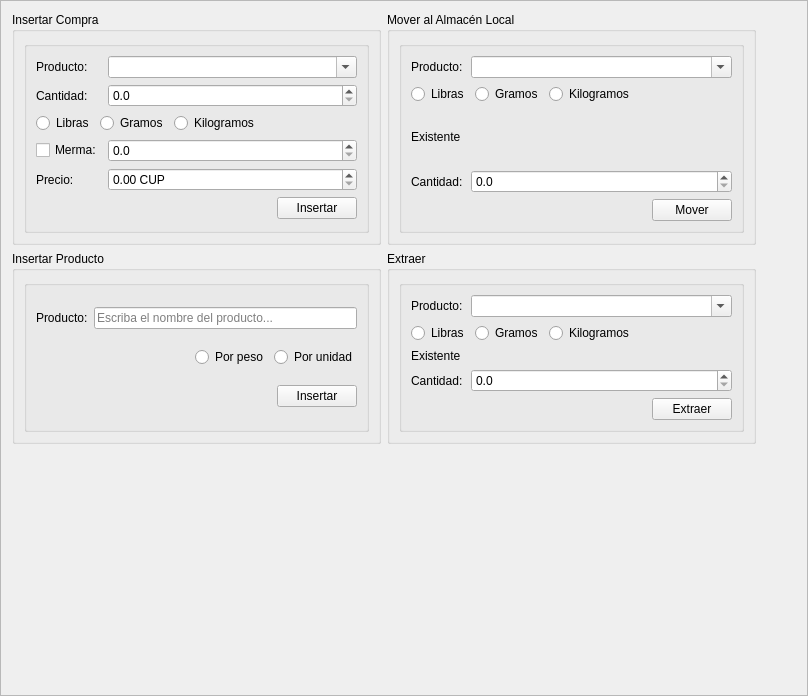
            <widget class="QFrame" name="frame_4">
             <property name="frameShape">
              <enum>QFrame::StyledPanel</enum>
             </property>
             <property name="frameShadow">
              <enum>QFrame::Raised</enum>
             </property>
             <layout class="QGridLayout" name="gridLayout_13">
              <item row="0" column="2">
               <spacer name="horizontalSpacer_2">
                <property name="orientation">
                 <enum>Qt::Horizontal</enum>
                </property>
                <property name="sizeHint" stdset="0">
                 <size>
                  <width>40</width>
                  <height>20</height>
                 </size>
                </property>
               </spacer>
              </item>
              <item row="8" column="0">
               <spacer name="verticalSpacer_2">
                <property name="orientation">
                 <enum>Qt::Vertical</enum>
                </property>
                <property name="sizeHint" stdset="0">
                 <size>
                  <width>20</width>
                  <height>40</height>
                 </size>
                </property>
               </spacer>
              </item>
              <item row="3" column="2">
               <spacer name="verticalSpacer_4">
                <property name="orientation">
                 <enum>Qt::Vertical</enum>
                </property>
                <property name="sizeHint" stdset="0">
                 <size>
                  <width>20</width>
                  <height>40</height>
                 </size>
                </property>
               </spacer>
              </item>
              <item row="4" column="2">
               <spacer name="verticalSpacer_5">
                <property name="orientation">
                 <enum>Qt::Vertical</enum>
                </property>
                <property name="sizeHint" stdset="0">
                 <size>
                  <width>20</width>
                  <height>40</height>
                 </size>
                </property>
               </spacer>
              </item>
              <item row="6" column="2">
               <spacer name="verticalSpacer_7">
                <property name="orientation">
                 <enum>Qt::Vertical</enum>
                </property>
                <property name="sizeHint" stdset="0">
                 <size>
                  <width>20</width>
                  <height>40</height>
                 </size>
                </property>
               </spacer>
              </item>
              <item row="5" column="2">
               <spacer name="verticalSpacer_6">
                <property name="orientation">
                 <enum>Qt::Vertical</enum>
                </property>
                <property name="sizeHint" stdset="0">
                 <size>
                  <width>20</width>
                  <height>40</height>
                 </size>
                </property>
               </spacer>
              </item>
              <item row="1" column="1">
               <widget class="QGroupBox" name="gb_extraer">
                <property name="title">
                 <string>Extraer</string>
                </property>
                <layout class="QGridLayout" name="gridLayout_17">
                 <item row="0" column="0">
                  <widget class="QGroupBox" name="groupBox_3">
                   <property name="title">
                    <string/>
                   </property>
                   <layout class="QGridLayout" name="gridLayout_4">
                    <item row="0" column="0">
                     <widget class="QLabel" name="label_11">
                      <property name="text">
                       <string>Producto:</string>
                      </property>
                     </widget>
                    </item>
                    <item row="0" column="1" colspan="4">
                     <widget class="QComboBox" name="cb_productoExtraer">
                      <property name="editable">
                       <bool>true</bool>
                      </property>
                     </widget>
                    </item>
                    <item row="1" column="0" colspan="5">
                     <layout class="QHBoxLayout" name="horizontalLayout_5">
                      <item>
                       <widget class="QRadioButton" name="rb_librasExtraer">
                        <property name="text">
                         <string>Libras</string>
                        </property>
                       </widget>
                      </item>
                      <item>
                       <widget class="QRadioButton" name="rb_gramosExtraer">
                        <property name="text">
                         <string>Gramos</string>
                        </property>
                       </widget>
                      </item>
                      <item>
                       <widget class="QRadioButton" name="rb_kilogramosExtraer">
                        <property name="text">
                         <string>Kilogramos</string>
                        </property>
                       </widget>
                      </item>
                      <item>
                       <spacer name="horizontalSpacer_18">
                        <property name="orientation">
                         <enum>Qt::Horizontal</enum>
                        </property>
                        <property name="sizeHint" stdset="0">
                         <size>
                          <width>40</width>
                          <height>20</height>
                         </size>
                        </property>
                       </spacer>
                      </item>
                     </layout>
                    </item>
                    <item row="2" column="0" colspan="5">
                     <widget class="QLabel" name="l_existenteExtraer">
                      <property name="text">
                       <string>Existente</string>
                      </property>
                     </widget>
                    </item>
                    <item row="3" column="0">
                     <widget class="QLabel" name="label_12">
                      <property name="text">
                       <string>Cantidad:</string>
                      </property>
                     </widget>
                    </item>
                    <item row="3" column="1" colspan="4">
                     <widget class="QDoubleSpinBox" name="sb_cantidadExtraer">
                      <property name="decimals">
                       <number>1</number>
                      </property>
                      <property name="maximum">
                       <double>1000000001.000000000000000</double>
                      </property>
                     </widget>
                    </item>
                    <item row="4" column="0">
                     <spacer name="horizontalSpacer_19">
                      <property name="orientation">
                       <enum>Qt::Horizontal</enum>
                      </property>
                      <property name="sizeHint" stdset="0">
                       <size>
                        <width>47</width>
                        <height>20</height>
                       </size>
                      </property>
                     </spacer>
                    </item>
                    <item row="4" column="1">
                     <spacer name="horizontalSpacer_20">
                      <property name="orientation">
                       <enum>Qt::Horizontal</enum>
                      </property>
                      <property name="sizeHint" stdset="0">
                       <size>
                        <width>47</width>
                        <height>20</height>
                       </size>
                      </property>
                     </spacer>
                    </item>
                    <item row="4" column="2">
                     <spacer name="horizontalSpacer_21">
                      <property name="orientation">
                       <enum>Qt::Horizontal</enum>
                      </property>
                      <property name="sizeHint" stdset="0">
                       <size>
                        <width>47</width>
                        <height>20</height>
                       </size>
                      </property>
                     </spacer>
                    </item>
                    <item row="4" column="3">
                     <spacer name="horizontalSpacer_22">
                      <property name="orientation">
                       <enum>Qt::Horizontal</enum>
                      </property>
                      <property name="sizeHint" stdset="0">
                       <size>
                        <width>47</width>
                        <height>20</height>
                       </size>
                      </property>
                     </spacer>
                    </item>
                    <item row="4" column="4">
                     <widget class="QPushButton" name="pb_aceptarExtraer">
                      <property name="text">
                       <string>Extraer</string>
                      </property>
                      <property name="icon">
                       <iconset resource="recursos.qrc">
                        <normaloff>:/images/Images/iconos_colores/clear_shopping_cart_96px.png</normaloff>:/images/Images/iconos_colores/clear_shopping_cart_96px.png</iconset>
                      </property>
                     </widget>
                    </item>
                   </layout>
                  </widget>
                 </item>
                </layout>
               </widget>
              </item>
              <item row="0" column="1">
               <widget class="QGroupBox" name="groupBox_5">
                <property name="minimumSize">
                 <size>
                  <width>369</width>
                  <height>233</height>
                 </size>
                </property>
                <property name="title">
                 <string>Mover al Almacén Local</string>
                </property>
                <layout class="QGridLayout" name="gridLayout_3">
                 <item row="0" column="0">
                  <widget class="QGroupBox" name="groupBox_4">
                   <property name="title">
                    <string/>
                   </property>
                   <layout class="QGridLayout" name="gridLayout_6">
                    <item row="4" column="4">
                     <widget class="QPushButton" name="pb_MoverAlLocal">
                      <property name="text">
                       <string>Mover</string>
                      </property>
                      <property name="icon">
                       <iconset resource="recursos.qrc">
                        <normaloff>:/images/Images/iconos_colores/checkout_96px.png</normaloff>:/images/Images/iconos_colores/checkout_96px.png</iconset>
                      </property>
                     </widget>
                    </item>
                    <item row="3" column="0">
                     <widget class="QLabel" name="label_10">
                      <property name="maximumSize">
                       <size>
                        <width>63</width>
                        <height>16777215</height>
                       </size>
                      </property>
                      <property name="text">
                       <string>Cantidad:</string>
                      </property>
                     </widget>
                    </item>
                    <item row="0" column="0">
                     <widget class="QLabel" name="label_9">
                      <property name="maximumSize">
                       <size>
                        <width>63</width>
                        <height>16777215</height>
                       </size>
                      </property>
                      <property name="text">
                       <string>Producto:</string>
                      </property>
                     </widget>
                    </item>
                    <item row="4" column="2">
                     <spacer name="horizontalSpacer_6">
                      <property name="orientation">
                       <enum>Qt::Horizontal</enum>
                      </property>
                      <property name="sizeHint" stdset="0">
                       <size>
                        <width>40</width>
                        <height>20</height>
                       </size>
                      </property>
                     </spacer>
                    </item>
                    <item row="4" column="3">
                     <spacer name="horizontalSpacer_5">
                      <property name="orientation">
                       <enum>Qt::Horizontal</enum>
                      </property>
                      <property name="sizeHint" stdset="0">
                       <size>
                        <width>40</width>
                        <height>20</height>
                       </size>
                      </property>
                     </spacer>
                    </item>
                    <item row="4" column="1">
                     <spacer name="horizontalSpacer_7">
                      <property name="orientation">
                       <enum>Qt::Horizontal</enum>
                      </property>
                      <property name="sizeHint" stdset="0">
                       <size>
                        <width>40</width>
                        <height>20</height>
                       </size>
                      </property>
                     </spacer>
                    </item>
                    <item row="2" column="0" colspan="5">
                     <widget class="QLabel" name="l_existenteMoverAlLocal">
                      <property name="text">
                       <string>Existente</string>
                      </property>
                     </widget>
                    </item>
                    <item row="1" column="0" colspan="5">
                     <layout class="QHBoxLayout" name="horizontalLayout">
                      <item>
                       <widget class="QRadioButton" name="rb_librasMoverAlLocal">
                        <property name="text">
                         <string>Libras</string>
                        </property>
                       </widget>
                      </item>
                      <item>
                       <widget class="QRadioButton" name="rb_gramosMoverAlLocal">
                        <property name="text">
                         <string>Gramos</string>
                        </property>
                       </widget>
                      </item>
                      <item>
                       <widget class="QRadioButton" name="rb_kilogramosMoverAlLocal">
                        <property name="text">
                         <string>Kilogramos</string>
                        </property>
                       </widget>
                      </item>
                      <item>
                       <spacer name="horizontalSpacer_3">
                        <property name="orientation">
                         <enum>Qt::Horizontal</enum>
                        </property>
                        <property name="sizeHint" stdset="0">
                         <size>
                          <width>40</width>
                          <height>20</height>
                         </size>
                        </property>
                       </spacer>
                      </item>
                     </layout>
                    </item>
                    <item row="4" column="0">
                     <spacer name="horizontalSpacer_4">
                      <property name="orientation">
                       <enum>Qt::Horizontal</enum>
                      </property>
                      <property name="sizeHint" stdset="0">
                       <size>
                        <width>40</width>
                        <height>20</height>
                       </size>
                      </property>
                     </spacer>
                    </item>
                    <item row="3" column="1" colspan="4">
                     <widget class="QDoubleSpinBox" name="sb_cantidadMoverAlLocal">
                      <property name="decimals">
                       <number>1</number>
                      </property>
                      <property name="maximum">
                       <double>1000000001.000000000000000</double>
                      </property>
                     </widget>
                    </item>
                    <item row="0" column="1" colspan="4">
                     <widget class="QComboBox" name="cb_productMoverAlLocal">
                      <property name="editable">
                       <bool>true</bool>
                      </property>
                     </widget>
                    </item>
                   </layout>
                  </widget>
                 </item>
                </layout>
               </widget>
              </item>
              <item row="1" column="0">
               <widget class="QGroupBox" name="gb_insertarProducto">
                <property name="title">
                 <string>Insertar Producto</string>
                </property>
                <layout class="QGridLayout" name="gridLayout_16">
                 <item row="0" column="0">
                  <widget class="QGroupBox" name="groupBox_2">
                   <property name="title">
                    <string/>
                   </property>
                   <layout class="QGridLayout" name="gridLayout_2">
                    <item row="0" column="0" colspan="5">
                     <layout class="QHBoxLayout" name="horizontalLayout_3">
                      <item>
                       <widget class="QLabel" name="label_8">
                        <property name="text">
                         <string>Producto:</string>
                        </property>
                       </widget>
                      </item>
                      <item>
                       <widget class="QLineEdit" name="le_productInsertar">
                        <property name="placeholderText">
                         <string>Escriba el nombre del producto...</string>
                        </property>
                       </widget>
                      </item>
                     </layout>
                    </item>
                    <item row="1" column="0" colspan="5">
                     <layout class="QHBoxLayout" name="horizontalLayout_4">
                      <item>
                       <spacer name="horizontalSpacer_13">
                        <property name="orientation">
                         <enum>Qt::Horizontal</enum>
                        </property>
                        <property name="sizeHint" stdset="0">
                         <size>
                          <width>40</width>
                          <height>20</height>
                         </size>
                        </property>
                       </spacer>
                      </item>
                      <item>
                       <widget class="QRadioButton" name="rb_solidoInsertar">
                        <property name="text">
                         <string>Por peso</string>
                        </property>
                       </widget>
                      </item>
                      <item>
                       <widget class="QRadioButton" name="rb_unidadInsertar">
                        <property name="text">
                         <string>Por unidad</string>
                        </property>
                       </widget>
                      </item>
                     </layout>
                    </item>
                    <item row="2" column="0">
                     <spacer name="horizontalSpacer_14">
                      <property name="orientation">
                       <enum>Qt::Horizontal</enum>
                      </property>
                      <property name="sizeHint" stdset="0">
                       <size>
                        <width>47</width>
                        <height>20</height>
                       </size>
                      </property>
                     </spacer>
                    </item>
                    <item row="2" column="1">
                     <spacer name="horizontalSpacer_15">
                      <property name="orientation">
                       <enum>Qt::Horizontal</enum>
                      </property>
                      <property name="sizeHint" stdset="0">
                       <size>
                        <width>47</width>
                        <height>20</height>
                       </size>
                      </property>
                     </spacer>
                    </item>
                    <item row="2" column="2">
                     <spacer name="horizontalSpacer_16">
                      <property name="orientation">
                       <enum>Qt::Horizontal</enum>
                      </property>
                      <property name="sizeHint" stdset="0">
                       <size>
                        <width>47</width>
                        <height>20</height>
                       </size>
                      </property>
                     </spacer>
                    </item>
                    <item row="2" column="3">
                     <spacer name="horizontalSpacer_17">
                      <property name="orientation">
                       <enum>Qt::Horizontal</enum>
                      </property>
                      <property name="sizeHint" stdset="0">
                       <size>
                        <width>47</width>
                        <height>20</height>
                       </size>
                      </property>
                     </spacer>
                    </item>
                    <item row="2" column="4">
                     <widget class="QPushButton" name="pb_acceptInsertar">
                      <property name="text">
                       <string>Insertar</string>
                      </property>
                      <property name="icon">
                       <iconset resource="recursos.qrc">
                        <normaloff>:/images/Images/iconos_colores/plus_96px.png</normaloff>:/images/Images/iconos_colores/plus_96px.png</iconset>
                      </property>
                     </widget>
                    </item>
                   </layout>
                  </widget>
                 </item>
                </layout>
               </widget>
              </item>
              <item row="0" column="0">
               <widget class="QGroupBox" name="gb_compra">
                <property name="minimumSize">
                 <size>
                  <width>369</width>
                  <height>233</height>
                 </size>
                </property>
                <property name="title">
                 <string>Insertar Compra</string>
                </property>
                <layout class="QGridLayout" name="gridLayout_5">
                 <item row="0" column="0">
                  <widget class="QGroupBox" name="compra">
                   <layout class="QGridLayout" name="gridLayout">
                    <item row="0" column="0">
                     <widget class="QLabel" name="label_4">
                      <property name="maximumSize">
                       <size>
                        <width>63</width>
                        <height>16777215</height>
                       </size>
                      </property>
                      <property name="text">
                       <string>Producto:</string>
                      </property>
                     </widget>
                    </item>
                    <item row="1" column="0">
                     <widget class="QLabel" name="label_5">
                      <property name="maximumSize">
                       <size>
                        <width>63</width>
                        <height>16777215</height>
                       </size>
                      </property>
                      <property name="text">
                       <string>Cantidad:</string>
                      </property>
                     </widget>
                    </item>
                    <item row="3" column="0">
                     <widget class="QCheckBox" name="cb_mermaCompra">
                      <property name="text">
                       <string>Merma:</string>
                      </property>
                     </widget>
                    </item>
                    <item row="4" column="0">
                     <widget class="QLabel" name="label_6">
                      <property name="minimumSize">
                       <size>
                        <width>0</width>
                        <height>0</height>
                       </size>
                      </property>
                      <property name="maximumSize">
                       <size>
                        <width>63</width>
                        <height>16777215</height>
                       </size>
                      </property>
                      <property name="text">
                       <string>Precio:</string>
                      </property>
                     </widget>
                    </item>
                    <item row="5" column="0">
                     <spacer name="horizontalSpacer_8">
                      <property name="orientation">
                       <enum>Qt::Horizontal</enum>
                      </property>
                      <property name="sizeHint" stdset="0">
                       <size>
                        <width>40</width>
                        <height>20</height>
                       </size>
                      </property>
                     </spacer>
                    </item>
                    <item row="5" column="1">
                     <spacer name="horizontalSpacer_9">
                      <property name="orientation">
                       <enum>Qt::Horizontal</enum>
                      </property>
                      <property name="sizeHint" stdset="0">
                       <size>
                        <width>40</width>
                        <height>20</height>
                       </size>
                      </property>
                     </spacer>
                    </item>
                    <item row="5" column="2">
                     <spacer name="horizontalSpacer_10">
                      <property name="orientation">
                       <enum>Qt::Horizontal</enum>
                      </property>
                      <property name="sizeHint" stdset="0">
                       <size>
                        <width>40</width>
                        <height>20</height>
                       </size>
                      </property>
                     </spacer>
                    </item>
                    <item row="5" column="3">
                     <spacer name="horizontalSpacer_11">
                      <property name="orientation">
                       <enum>Qt::Horizontal</enum>
                      </property>
                      <property name="sizeHint" stdset="0">
                       <size>
                        <width>40</width>
                        <height>20</height>
                       </size>
                      </property>
                     </spacer>
                    </item>
                    <item row="5" column="4">
                     <widget class="QPushButton" name="pb_insertarCompra">
                      <property name="text">
                       <string>Insertar</string>
                      </property>
                      <property name="icon">
                       <iconset resource="recursos.qrc">
                        <normaloff>:/images/Images/iconos_colores/buying_96px.png</normaloff>:/images/Images/iconos_colores/buying_96px.png</iconset>
                      </property>
                     </widget>
                    </item>
                    <item row="2" column="0" colspan="5">
                     <layout class="QHBoxLayout" name="horizontalLayout_2">
                      <item>
                       <widget class="QRadioButton" name="rb_librasCompra">
                        <property name="text">
                         <string>Libras</string>
                        </property>
                       </widget>
                      </item>
                      <item>
                       <widget class="QRadioButton" name="rb_gramosCompra">
                        <property name="text">
                         <string>Gramos</string>
                        </property>
                       </widget>
                      </item>
                      <item>
                       <widget class="QRadioButton" name="rb_kilogramosCompra">
                        <property name="text">
                         <string>Kilogramos</string>
                        </property>
                       </widget>
                      </item>
                      <item>
                       <spacer name="horizontalSpacer_12">
                        <property name="orientation">
                         <enum>Qt::Horizontal</enum>
                        </property>
                        <property name="sizeHint" stdset="0">
                         <size>
                          <width>40</width>
                          <height>20</height>
                         </size>
                        </property>
                       </spacer>
                      </item>
                     </layout>
                    </item>
                    <item row="3" column="1" colspan="4">
                     <widget class="QDoubleSpinBox" name="sb_mermaCompra">
                      <property name="decimals">
                       <number>1</number>
                      </property>
                      <property name="maximum">
                       <double>1000000001.000000000000000</double>
                      </property>
                     </widget>
                    </item>
                    <item row="4" column="1" colspan="4">
                     <widget class="QDoubleSpinBox" name="sb_precioCompra">
                      <property name="inputMethodHints">
                       <set>Qt::ImhFormattedNumbersOnly</set>
                      </property>
                      <property name="suffix">
                       <string> CUP</string>
                      </property>
                      <property name="maximum">
                       <double>1000000000.990000009536743</double>
                      </property>
                     </widget>
                    </item>
                    <item row="1" column="1" colspan="4">
                     <widget class="QDoubleSpinBox" name="sb_cantidadCompra">
                      <property name="decimals">
                       <number>1</number>
                      </property>
                      <property name="maximum">
                       <double>1000000001.000000000000000</double>
                      </property>
                     </widget>
                    </item>
                    <item row="0" column="1" colspan="4">
                     <widget class="QComboBox" name="cb_productCompra">
                      <property name="editable">
                       <bool>true</bool>
                      </property>
                     </widget>
                    </item>
                   </layout>
                  </widget>
                 </item>
                </layout>
               </widget>
              </item>
              <item row="7" column="2">
               <spacer name="verticalSpacer_8">
                <property name="orientation">
                 <enum>Qt::Vertical</enum>
                </property>
                <property name="sizeHint" stdset="0">
                 <size>
                  <width>20</width>
                  <height>40</height>
                 </size>
                </property>
               </spacer>
              </item>
             </layout>
            </widget>
